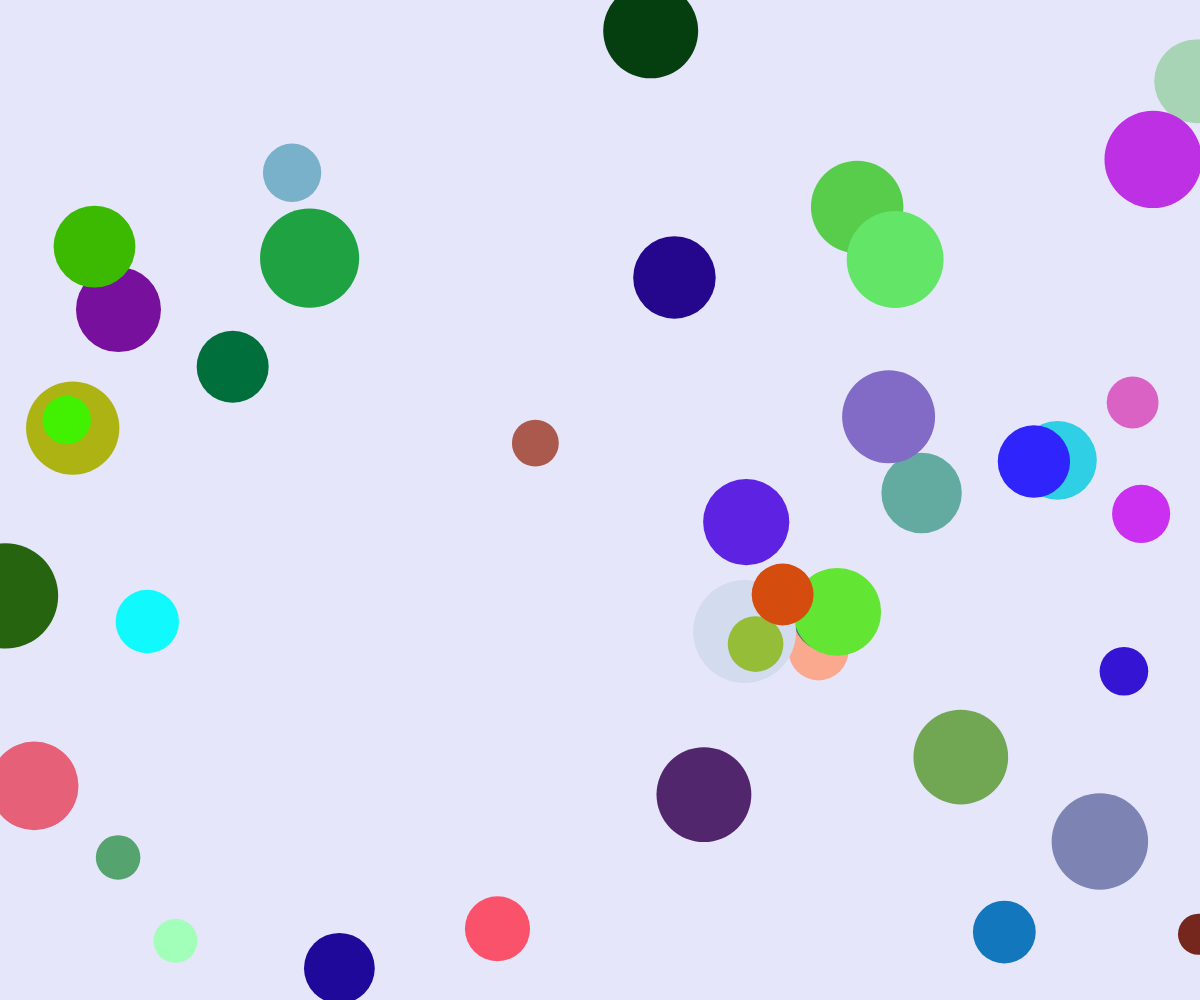
Frame 1 (no input)
Frame 60 (no input): identical to frame 1, image omitted
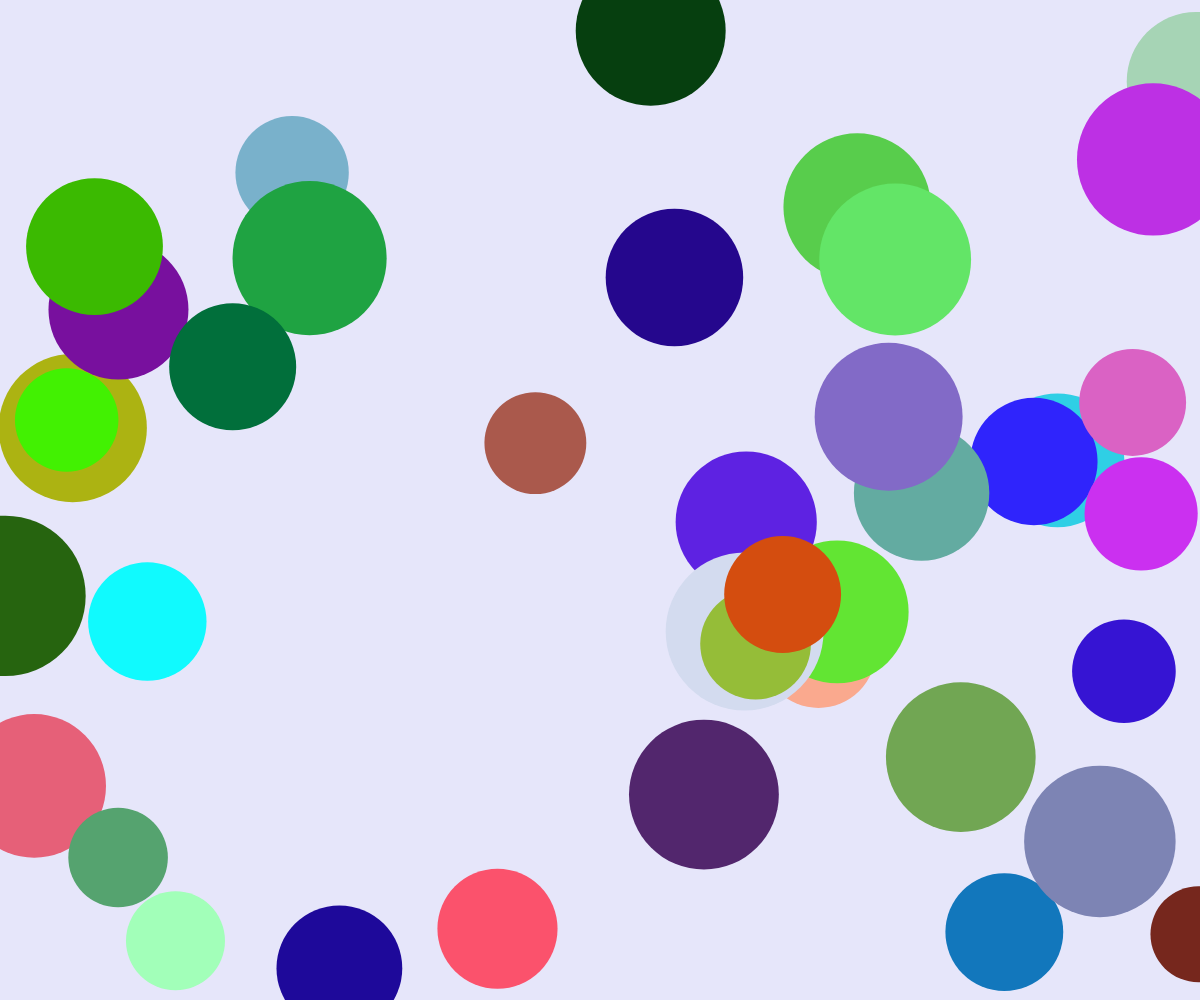
Frame 120 (the mouse pressed at the canvas centre since frame 60)

The p5.js sketch that drew these frames (run headless with seeded random() and noise() and a simulated clock; from frame 60 on, the mouse is pressed at the canvas centre):

// p5.js sketch
// ── sketch.js
let circles = [];

function setup() {
  createCanvas(windowWidth, windowHeight); // 全視窗畫布
  background(230, 230, 250); // 背景設為淡紫色 (Lavender)
  
  // 生成 40 個圓的初始位置、大小和顏色
  for (let i = 0; i < 40; i++) {
    circles.push({
      x: random(width),
      y: random(height),
      size: random(30, 100),
      color: color(random(255), random(255), random(255)) // 鮮豔顏色
    });
  }
}

function draw() {
  background(230, 230, 250); // 每次重繪背景
  
  // 根據滑鼠位置調整圓的大小
  let sizeOffset = map(mouseX, 0, width, 10, 120);
  
  // 繪製圓
  for (let circle of circles) {
    fill(circle.color);
    noStroke();
    ellipse(circle.x, circle.y, circle.size + sizeOffset);
  }
}

function windowResized() {
  resizeCanvas(windowWidth, windowHeight); // 畫布隨視窗大小調整
}

// ── style.css
html, body {
  margin: 0;
  padding: 0;
}

canvas {
  display: block;
  z-index: 0;
}

.menu {
  position: absolute;
  top: 10px;
  right: 50px;
  list-style: none;
  padding: 0;
  margin: 0;
  display: flex;
  gap: 5px;
  font-family: Arial, sans-serif;
  font-size: 16px;
  line-height: 1.5;
  z-index: 2;
}

.menu li {
  background-color: white;
  color: black;
  padding: 10px;
  margin: 5px;
  border: 1px solid black;
  border-radius: 5px;
  text-align: center;
  cursor: pointer;
}

.menu li:hover {
  background-color: blue;
  color: white;
}

.submenu {
  position: relative;
}

.submenu-items {
  display: none;
  position: absolute;
  top: 100%;
  left: 0;
  list-style: none;
  padding: 0;
  margin: 0;
  background-color: white;
  border: 1px solid black;
  border-radius: 5px;
}

.submenu:hover .submenu-items {
  display: block;
}

.submenu-items li {
  padding: 10px;
  margin: 0;
  border-bottom: 1px solid black;
  cursor: pointer;
}

.submenu-items li:last-child {
  border-bottom: none;
}

#content-frame {
  display: none;
  position: absolute;
  top: 50%;
  left: 50%;
  transform: translate(-50%, -50%);
  width: 80%;
  height: 80%;
  border: none;
  background-color: rgba(0, 0, 0, 0.2);
  z-index: 1;
}
